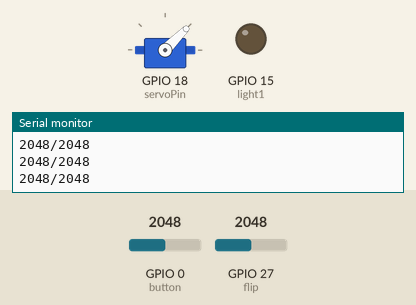
Recording of a sketch running on a simulated ESP32. On the bench: servo, output pins drawn as LEDs (lit = HIGH), the last lines printed to the serial monitor. The inputs (shaded band) are chosen by the test bench; at power-on: GPIO 27 (flip) = 2048, GPIO 0 (button) = 2048.

Above: at 1.2 s.
1.3 s: GPIO 27 (flip) set to 0
At 3.1 s:
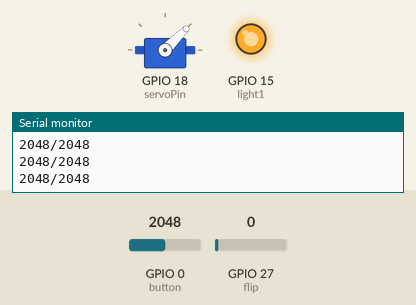
4.3 s: GPIO 27 (flip) set to 491
At 5.2 s:
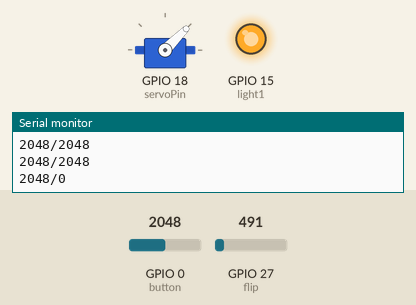
Timing chart, 0 to 7.3 s (numbered marks = the images above; inputs shaded):
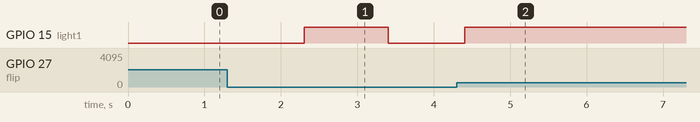

The sketch:

touchAndTwist.ino
```cpp
#include <ESP32Servo.h>

#define button 0
#define flip 27
#define light1 15

Servo door;
int one = 140;
int two = 45;
int pos;
int servoPin = 18;

void setup() {

  //Serial + Sensors
  Serial.begin(115200);
  pinMode(button, INPUT);
  pinMode(flip, INPUT);

  //Light
  pinMode(light1, OUTPUT);

  //Servo
  pos = one;
  door.setPeriodHertz(50);
  door.attach(servoPin);
}

void loop() {
  // put your main code here, to run repeatedly:
  String out = "";
  int reading = analogRead(button);
  int reading2 = analogRead(flip);

  if (reading2 == 0) {
    digitalWrite(light1, LOW);
    delay(1000);
    digitalWrite(light1, HIGH);
    delay(1000);
  }

  out = out + String(reading) + "/" + String(reading2);
  Serial.println(out);

  door.write(two);
  delay(100);
}
```

Measured:
- after the input at 1.3 s, GPIO 15 (light1): LOW → HIGH after 1.0 s, → LOW 1.1 s later
- after the input at 4.3 s, GPIO 15 (light1): goes on until 4.4 s, then stays HIGH
